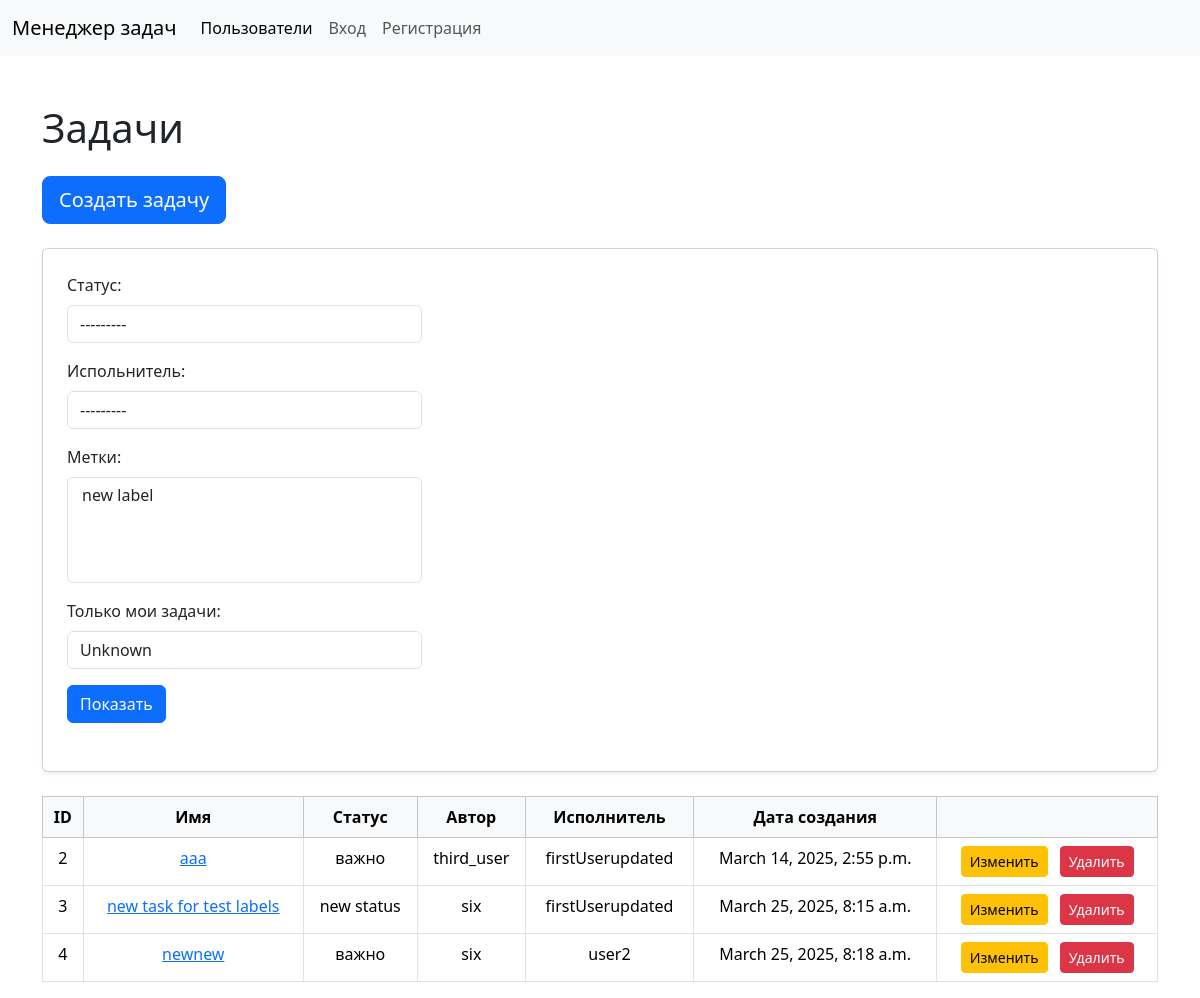
/tasks/, run on an earlier commit of the app's database.
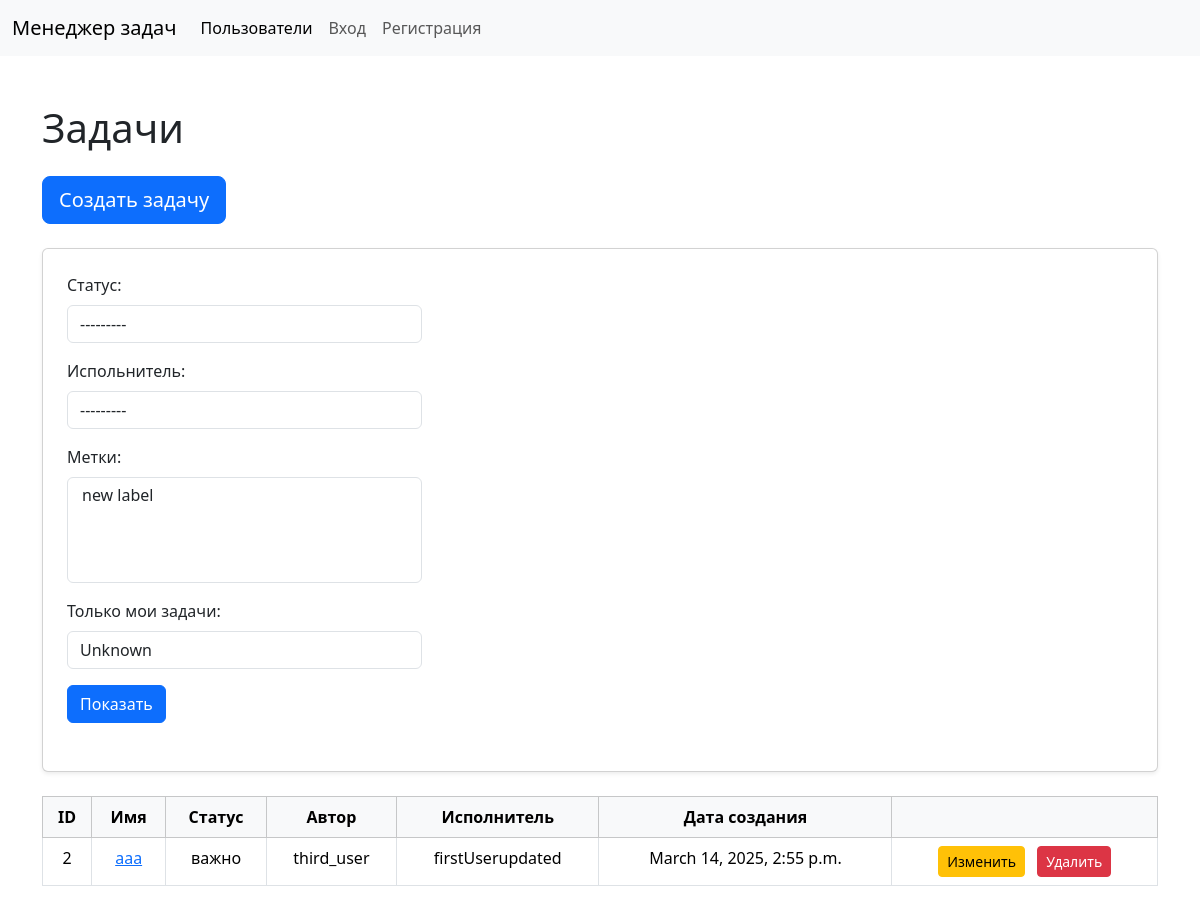
And on a later commit of the database.
### task_manager/tasks/models.py (models this page shows, shortened)
class Task(models.Model):
    name = models.CharField(max_length=255, blank=False, null=False, verbose_name="Имя")
    description = models.TextField(verbose_name="Описание")
    status = models.ForeignKey(
        Status, on_delete=models.PROTECT, blank=False, null=False, verbose_name="Статус"
    )
    worker = models.ForeignKey(
        User,
        on_delete=models.PROTECT,
        related_name="assigned_tasks",
        null=True,
        blank=True,
        verbose_name="Исполнитель",
    )
    author = models.ForeignKey(
        User,
        on_delete=models.PROTECT,
        related_name="authored_tasks",
        verbose_name="Автор",
    )
    label = models.ManyToManyField(
        Label, max_length=255, blank=True, null=True, verbose_name="Метка"
    )
    created_at = models.DateTimeField(auto_now_add=True)

### task_manager/statuses/models.py (models this page shows)
class Status(models.Model):
    name = models.CharField(max_length=255, unique=True)
    created_at = models.DateTimeField(auto_now_add=True)
    def __str__(self):
        return self.name

### task_manager/tasks/views.py (the view)
# urls.py: path("", views.TaskListView.as_view(), name="task_list"),
class TaskListView(FilterView):
    model = Task
    filterset_class = TaskFilter
    template_name = "task_list.html"
    context_object_name = "tasks"

### task_manager/labels/models.py (called while the page is built)
    def __str__(self):
        return self.name

### task_manager/tasks/templates/task_list.html (shortened to what this page needs)
{% extends 'layout.html' %}
{% load widget_tweaks %}
{% block content %}
    <h1 class="mb-4">Задачи</h1>
    <a href="{% url 'tasks:task_create' %}" class="btn btn-primary btn-lg mb-4">Создать задачу</a>
    <div class="card shadow-sm p-4 mb-4">
        <form method="get" class="filter-form mb-4">
            <div class="col">
                {% for field in filter.form %}
                    <div class="col-md-4 mb-3">
                        <label for="{{ field.id_for_label }}" class="form-label">{{ field.label }}:</label>
                        {{ field|add_class:"form-control" }}
                    </div>
                {% endfor %}
            </div>
            <div>
                <button type="submit" class="btn btn-primary">Показать</button>
            </div>
        </form>
    </div>
    <table data-test="urls" class="table table-bordered table-hover text-center">
        <thead class="table-light">
            <tr>
                <th scope="col">ID</th>
                <th scope="col">Имя</th>
                <th scope="col">Статус</th>
                <th scope="col">Автор</th>
                <th scope="col">Исполнитель</th>
                <th scope="col">Дата создания</th>
                <th scope="col"></th>
            </tr>
        </thead>
        <tbody>
            {% for task in filter.qs %}
            <tr>
                <td>{{ task.id }}</td>
                <td><a href="{% url 'tasks:task_details' task.id %}">{{ task.name }}</td>
                <td>{{ task.status }}</td>
                <td>{{ task.author }}</td>
                <td>{{ task.worker }}</td>
                <td>{{ task.created_at}}</td>
                <td class="text-center">
                    <a href="{% url 'tasks:task_update' task.id %}" class="btn btn-sm btn-warning me-2">
                         Изменить
                    </a>
                    <a href="{% url 'tasks:task_delete' task.id %}" class="btn btn-sm btn-danger">
                         Удалить
                    </a>
                </td>
            </tr>
            {% endfor %}
        </tbody>
    </table>
</div>
{% endblock %}

What changed in the data, as far as the page shows it:
removed Task: id "3", name "new task for test labels", status "new status", author "six", worker "firstUserupdated", created_at "March 25, 2025, 8:15 a.m."
removed Task: id "4", name "newnew", status "важно", author "six", worker "user2", created_at "March 25, 2025, 8:18 a.m."
